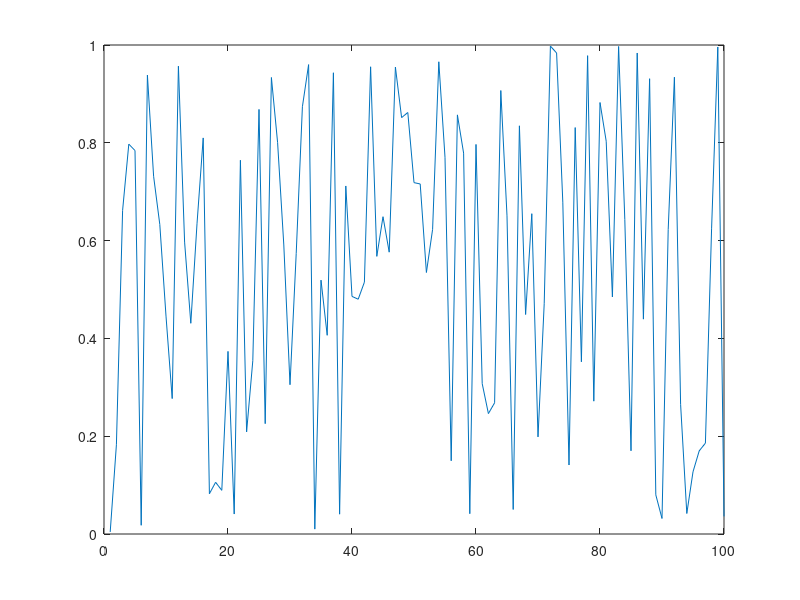

This figure's MATLAB source:
scrsz = get(0,'ScreenSize');
figure1=figure('Position',[0 30 scrsz(3) scrsz(4)-95]);
x=rand(100,1);
plot(x);
% saveas(gcf,'filename','bmp');
% saveas(gcf,'filename','emf');
saveas(gcf,'filename','jpg');
clear all; clc; close all;